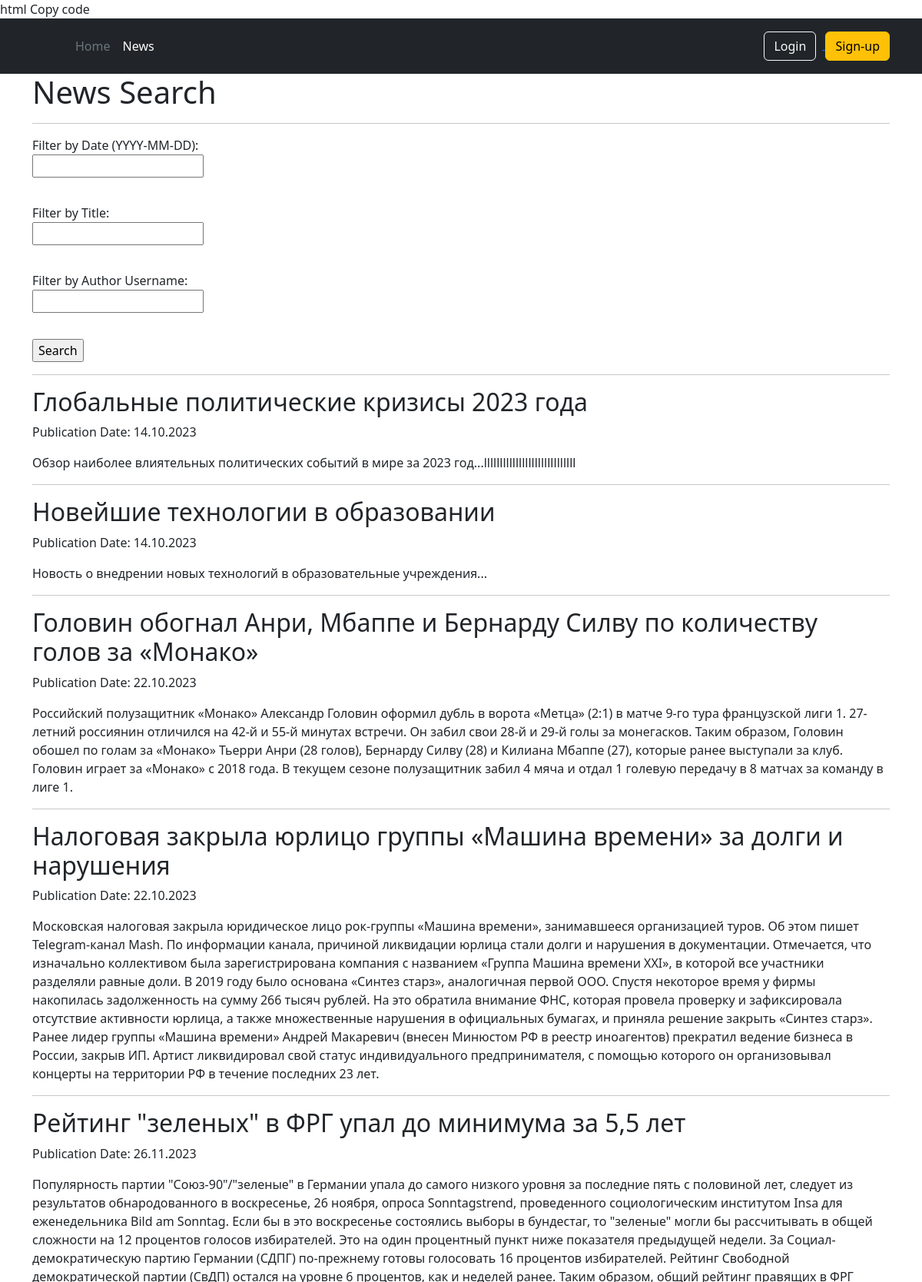
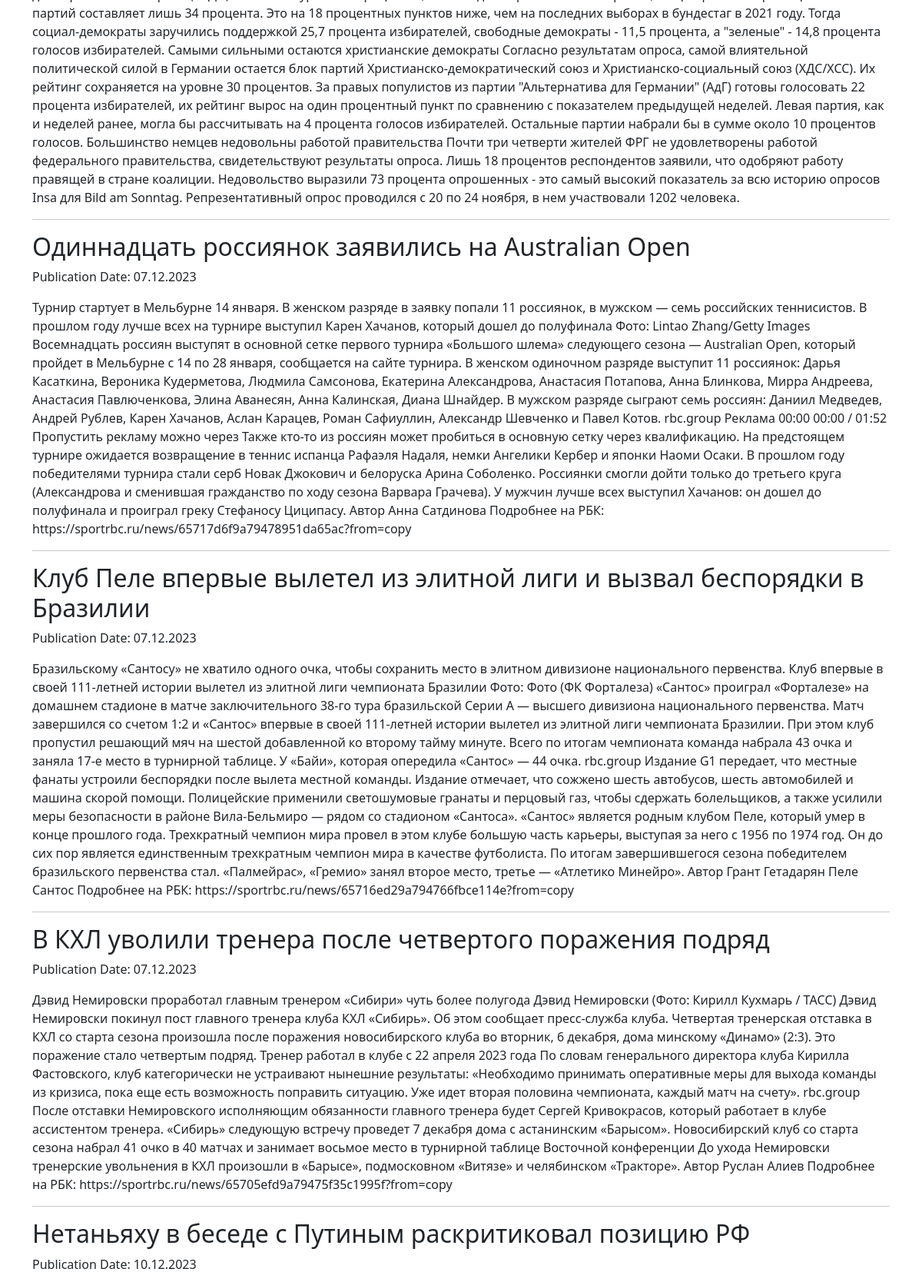
The app's page /news/search/ (upper part) with its own data (2 pictures, top to bottom).
### news/models.py (models this page shows, shortened)
class Post(models.Model):
    article = 'A'
    news = 'N'
    TYPES = [
        (article, 'Статья'),
        (news, 'Новость'),
    ]
    author = models.ForeignKey(Author, on_delete=models.CASCADE)
    news_type = models.CharField(max_length=1, choices=TYPES, default=article)
    created_at = models.DateTimeField(auto_now_add=True)
    categories = models.ManyToManyField(Category, through='PostCategory')
    title = models.CharField(max_length=255)
    content = models.TextField()
    rating = models.FloatField(default=0.0)
    views = models.IntegerField(default=0)
    likes = models.ManyToManyField(User, related_name='liked_posts')
    dislikes = models.ManyToManyField(User, related_name='disliked_posts')

### news/views.py (the view)
# urls.py: path('search/', news_search, name='news_search'),
def news_search(request):
    date_filter = request.GET.get('date_filter', None)
    title_filter = request.GET.get('title_filter', None)
    author_filter = request.GET.get('author_filter', None)
    queryset = Post.objects.all()
    if date_filter:
        queryset = queryset.filter(created_at__date=date_filter)
    if title_filter:
        queryset = queryset.filter(title__icontains=title_filter)
    if author_filter:
        queryset = queryset.filter(author__name__icontains=author_filter)
    context = {
        'news': queryset,
        'date_filter': date_filter,
        'title_filter': title_filter,
        'author_filter': author_filter,
    }
    return render(request, 'news/news_search.html', context)

### templates/news/news_search.html (shortened to what this page needs)
{% extends 'base.html' %}
{% block content %}
<h1>News Search</h1>
<hr>
<form method="GET" action="{% url 'news_search' %}">
    <label for="date_filter">Filter by Date (YYYY-MM-DD):</label>
    <input class="input-field" type="text" id="date_filter" name="date_filter" value="{{ request.GET.date_filter }}"><br>
    <label for="title_filter">Filter by Title:</label>
    <input class="input-field" type="text" id="title_filter" name="title_filter" value="{{ request.GET.title_filter }}"><br>
    <label for="author_filter">Filter by Author Username:</label>
    <input class="input-field" type="text" id="author_filter" name="author_filter" value="{{ request.GET.author_filter }}"><br>
    <input type="submit" value="Search">
</form>
<hr>
{% for article in news %}
<div class="news-item">
    <h2>{{ article.title }}</h2>
    <p>Publication Date: {{ article.created_at|date:"d.m.Y" }}</p>
    <p>{{ article.content }}</p>
</div>
<hr>
{% endfor %}
{% endblock content %}

### templates/news/news_search.html (style rules this page uses)
.input-field { display: block; margin-bottom: 10px; width: 20%; }

### records on screen
Post: title "Глобальные политические кризисы 2023 года", created_at "14.10.2023", content "Обзор наиболее влиятельных политических событий в мире за 2023 год...lllllllllllllllllllllllllllll"
Post: title "Новейшие технологии в образовании", created_at "14.10.2023", content "Новость о внедрении новых технологий в образовательные учреждения..."
Post: title "Головин обогнал Анри, Мбаппе и Бернарду Силву по количеству голов за «Монако»", created_at "22.10.2023", content "Российский полузащитник «Монако» Александр Головин оформил дубль в ворота «Метца» (2:1) в матче 9-го тура французской лиги 1. 27-летний россиянин отличился на 42-й и 55-й минутах встречи. Он забил свои 28-й и 29-й голы за монегасков. Таким образом, Головин обошел по голам за «Монако» Тьерри Анри (28 голов), Бернарду Силву (28) и Килиана Мбаппе (27), которые ранее выступали за клуб. Головин играет за «Монако» с 2018 года. В текущем сезоне полузащитник забил 4 мяча и отдал 1 голевую передачу в 8 матчах за команду в лиге 1."
Post: title "Налоговая закрыла юрлицо группы «Машина времени» за долги и нарушения", created_at "22.10.2023", content "Московская налоговая закрыла юридическое лицо рок-группы «Машина времени», занимавшееся организацией туров. Об этом пишет Telegram-канал Mash. По информации канала, причиной ликвидации юрлица стали долги и нарушения в документации. Отмечается, что изначально коллективом была зарегистрирована компания с названием «Группа Машина времени XXI», в которой все участники разделяли равные доли. В 2019 году было основана «Синтез старз», аналогичная первой ООО. Спустя некоторое время у фирмы накопилась задолженность на сумму 266 тысяч рублей. На это обратила внимание ФНС, которая провела проверку и зафиксировала отсутствие активности юрлица, а также множественные нарушения в официальных бумагах, и…"
Post: title "Рейтинг \"зеленых\" в ФРГ упал до минимума за 5,5 лет", created_at "26.11.2023", content "Популярность партии \"Союз-90\"/\"зеленые\" в Германии упала до самого низкого уровня за последние пять с половиной лет, следует из результатов обнародованного в воскресенье, 26 ноября, опроса Sonntagstrend, проведенного социологическим институтом Insa для еженедельника Bild am Sonntag. Если бы в это воскресенье состоялись выборы в бундестаг, то \"зеленые\" могли бы рассчитывать в общей сложности на 12 процентов голосов избирателей. Это на один процентный пункт ниже показателя предыдущей недели. За Социал-демократическую партию Германии (СДПГ) по-прежнему готовы голосовать 16 процентов избирателей. Рейтинг Свободной демократической партии (СвДП) остался на уровне 6 процентов, как и неделей ранее.…"
Post: title "Одиннадцать россиянок заявились на Australian Open", created_at "07.12.2023", content "Турнир стартует в Мельбурне 14 января. В женском разряде в заявку попали 11 россиянок, в мужском — семь российских теннисистов. В прошлом году лучше всех на турнире выступил Карен Хачанов, который дошел до полуфинала Фото: Lintao Zhang/Getty Images Восемнадцать россиян выступят в основной сетке первого турнира «Большого шлема» следующего сезона — Australian Open, который пройдет в Мельбурне с 14 по 28 января, сообщается на сайте турнира. В женском одиночном разряде выступит 11 россиянок: Дарья Касаткина, Вероника Кудерметова, Людмила Самсонова, Екатерина Александрова, Анастасия Потапова, Анна Блинкова, Мирра Андреева, Анастасия Павлюченкова, Элина Аванесян, Анна Калинская, Диана Шнайдер. В…"
Post: title "Клуб Пеле впервые вылетел из элитной лиги и вызвал беспорядки в Бразилии", created_at "07.12.2023", content "Бразильскому «Сантосу» не хватило одного очка, чтобы сохранить место в элитном дивизионе национального первенства. Клуб впервые в своей 111-летней истории вылетел из элитной лиги чемпионата Бразилии Фото: Фото (ФК Форталеза) «Сантос» проиграл «Форталезе» на домашнем стадионе в матче заключительного 38‑го тура бразильской Серии А — высшего дивизиона национального первенства. Матч завершился со счетом 1:2 и «Сантос» впервые в своей 111-летней истории вылетел из элитной лиги чемпионата Бразилии. При этом клуб пропустил решающий мяч на шестой добавленной ко второму тайму минуте. Всего по итогам чемпионата команда набрала 43 очка и заняла 17-е место в турнирной таблице. У «Байи», которая…"
Post: title "В КХЛ уволили тренера после четвертого поражения подряд", created_at "07.12.2023", content "Дэвид Немировски проработал главным тренером «Сибири» чуть более полугода Дэвид Немировски (Фото: Кирилл Кухмарь / ТАСС) Дэвид Немировски покинул пост главного тренера клуба КХЛ «Сибирь». Об этом сообщает пресс-служба клуба. Четвертая тренерская отставка в КХЛ со старта сезона произошла после поражения новосибирского клуба во вторник, 6 декабря, дома минскому «Динамо» (2:3). Это поражение стало четвертым подряд. Тренер работал в клубе с 22 апреля 2023 года По словам генерального директора клуба Кирилла Фастовского, клуб категорически не устраивают нынешние результаты: «Необходимо принимать оперативные меры для выхода команды из кризиса, пока еще есть возможность поправить ситуацию. Уже идет…"
Post: title "Нетаньяху в беседе с Путиным раскритиковал позицию РФ", created_at "10.12.2023"
